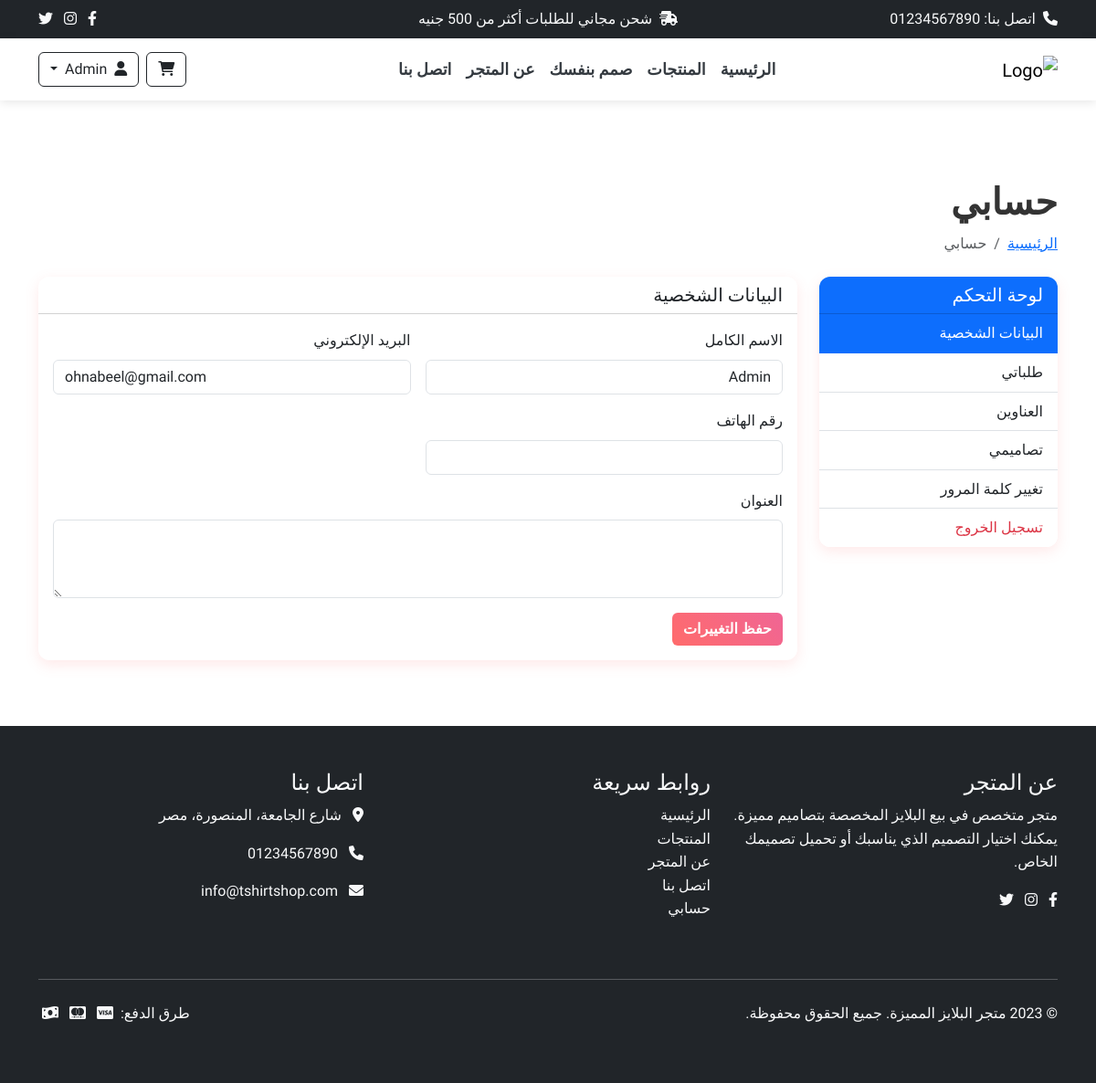
Page /account (signed in) on the committed database.
### app.py (models this page shows)
class User(db.Model):
    id = db.Column(db.Integer, primary_key=True)
    name = db.Column(db.String(100), nullable=False)
    email = db.Column(db.String(100), unique=True, nullable=False)
    password = db.Column(db.String(200), nullable=False)
    phone = db.Column(db.String(20), nullable=True)
    address = db.Column(db.Text, nullable=True)
    is_admin = db.Column(db.Boolean, default=False)
    created_at = db.Column(db.DateTime, default=datetime.utcnow)

### app.py (the view)
@app.route('/account')
def account():
    if 'user_id' not in session:
        flash('يرجى تسجيل الدخول أولاً', 'error')
        return redirect(url_for('login'))
    user = User.query.get(session['user_id'])
    orders = Order.query.filter_by(user_id=user.id).order_by(Order.created_at.desc()).all()
    return render_template('account.html', user=user, orders=orders)

### templates/account.html (shortened to what this page needs)
{% extends 'base.html' %}
{% block content %}
<section class="account-page py-5">
    <div class="container">
        <div class="section-heading mb-4">
            <h1 class="fw-bold">حسابي</h1>
            <nav aria-label="breadcrumb">
                <ol class="breadcrumb">
                    <li class="breadcrumb-item"><a href="{{ url_for('index') }}">الرئيسية</a></li>
                    <li class="breadcrumb-item active" aria-current="page">حسابي</li>
                </ol>
            </nav>
        </div>
        <div class="row">
            <div class="col-lg-3 mb-4">
                <div class="card">
                    <div class="card-header bg-primary text-white">
                        <h5 class="mb-0">لوحة التحكم</h5>
                    </div>
                    <div class="list-group list-group-flush">
                        <a href="#profile" class="list-group-item list-group-item-action active" data-bs-toggle="list">البيانات الشخصية</a>
                        <a href="#orders" class="list-group-item list-group-item-action" data-bs-toggle="list">طلباتي</a>
                        <a href="#addresses" class="list-group-item list-group-item-action" data-bs-toggle="list">العناوين</a>
                        <a href="#designs" class="list-group-item list-group-item-action" data-bs-toggle="list">تصاميمي</a>
                        <a href="#change-password" class="list-group-item list-group-item-action" data-bs-toggle="list">تغيير كلمة المرور</a>
                        <a href="{{ url_for('logout') }}" class="list-group-item list-group-item-action text-danger">تسجيل الخروج</a>
                    </div>
                </div>
            </div>
            <div class="col-lg-9">
                <div class="tab-content">
                    <div class="tab-pane fade show active" id="profile">
                        <div class="card">
                            <div class="card-header bg-white">
                                <h5 class="mb-0">البيانات الشخصية</h5>
                            </div>
                            <div class="card-body">
                                <form>
                                    <div class="row g-3">
                                        <div class="col-md-6">
                                            <label for="name" class="form-label">الاسم الكامل</label>
                                            <input type="text" class="form-control" id="name" value="{{ user.name }}">
                                        </div>
                                        <div class="col-md-6">
                                            <label for="email" class="form-label">البريد الإلكتروني</label>
                                            <input type="email" class="form-control" id="email" value="{{ user.email }}" readonly>
                                        </div>
                                        <div class="col-md-6">
                                            <label for="phone" class="form-label">رقم الهاتف</label>
                                            <input type="tel" class="form-control" id="phone" value="{{ user.phone or '' }}">
                                        </div>
                                        <div class="col-12">
                                            <label for="address" class="form-label">العنوان</label>
                                            <textarea class="form-control" id="address" rows="3">{{ user.address or '' }}</textarea>
                                        </div>
                                        <div class="col-12">
                                            <button type="submit" class="btn btn-primary">حفظ التغييرات</button>
                                        </div>
                                    </div>
                                </form>
                            </div>
                        </div>
                    </div>
                </div>
            </div>
        </div>
    </div>
</section>
{% endblock %}

### templates/base.html (shortened to what this page needs)
<!DOCTYPE html>
<html lang="ar" dir="rtl">
<head>
    <link rel="stylesheet" href="https://cdn.jsdelivr.net/npm/bootstrap@5.3.0/dist/css/bootstrap.rtl.min.css">
    <link rel="stylesheet" href="https://cdnjs.cloudflare.com/ajax/libs/font-awesome/6.0.0/css/all.min.css">
    <link rel="stylesheet" href="{{ url_for('static', filename='css/style.css') }}">
</head>
<body>
    <header>
        <div class="top-bar bg-dark text-light py-2">
            <div class="container">
                <div class="row align-items-center">
                    <div class="col-md-4">
                        <span><i class="fas fa-phone me-1"></i> اتصل بنا: 01234567890</span>
                    </div>
                    <div class="col-md-4 text-center">
                        <span><i class="fas fa-shipping-fast me-1"></i> شحن مجاني للطلبات أكثر من 500 جنيه</span>
                    </div>
                    <div class="col-md-4 text-md-end">
                        <div class="social-icons">
                            <a href="#" class="text-light me-2"><i class="fab fa-facebook-f"></i></a>
                            <a href="#" class="text-light me-2"><i class="fab fa-instagram"></i></a>
                            <a href="#" class="text-light"><i class="fab fa-twitter"></i></a>
                        </div>
                    </div>
                </div>
            </div>
        </div>
        <nav class="navbar navbar-expand-lg navbar-light bg-white">
            <div class="container">
                <a class="navbar-brand" href="{{ url_for('index') }}">
                    <img src="{{ url_for('static', filename='images/logo.svg') }}" alt="Logo" height="50">
                </a>
                <div class="collapse navbar-collapse" id="navbarNav">
                    <ul class="navbar-nav mx-auto">
                        <li class="nav-item">
                            <a class="nav-link" href="{{ url_for('index') }}">الرئيسية</a>
                        </li>
                        <li class="nav-item">
                            <a class="nav-link" href="{{ url_for('products') }}">المنتجات</a>
                        </li>
                        <li class="nav-item">
                            <a class="nav-link" href="{{ url_for('design_yourself') }}">صمم بنفسك</a>
                        </li>
                        <li class="nav-item">
                            <a class="nav-link" href="{{ url_for('about') }}">عن المتجر</a>
                        </li>
                        <li class="nav-item">
                            <a class="nav-link" href="{{ url_for('contact') }}">اتصل بنا</a>
                        </li>
                    </ul>
                    <div class="d-flex align-items-center">
                        <a href="{{ url_for('cart') }}" class="btn btn-outline-dark me-2">
                            <i class="fas fa-shopping-cart"></i>
                        </a>
                        {% if 'user_id' in session %}
                            <div class="dropdown">
                                <button class="btn btn-outline-dark dropdown-toggle" type="button" id="userDropdown" data-bs-toggle="dropdown">
                                    <i class="fas fa-user me-1"></i> {{ session.get('user_name', 'حسابي') }}
                                </button>
                            </div>
                        {% else %}
                            <a href="{{ url_for('login') }}" class="btn btn-dark">دخول / تسجيل</a>
                        {% endif %}
                    </div>
                </div>
            </div>
        </nav>
    </header>
    <main class="py-4">
        {% block content %}{% endblock %}
    </main>
    <footer class="bg-dark text-light py-5">
        <div class="container">
            <div class="row">
                <div class="col-lg-4 mb-4">
                    <h4>عن المتجر</h4>
                    <p>متجر متخصص في بيع البلايز المخصصة بتصاميم مميزة. يمكنك اختيار التصميم الذي يناسبك أو تحميل تصميمك الخاص.</p>
                    <div class="social-icons mt-3">
                        <a href="#" class="text-light me-2"><i class="fab fa-facebook-f"></i></a>
                        <a href="#" class="text-light me-2"><i class="fab fa-instagram"></i></a>
                        <a href="#" class="text-light"><i class="fab fa-twitter"></i></a>
                    </div>
                </div>
                <div class="col-lg-4 mb-4">
                    <h4>روابط سريعة</h4>
                    <ul class="list-unstyled">
                        <li><a href="{{ url_for('index') }}" class="text-light">الرئيسية</a></li>
                        <li><a href="{{ url_for('products') }}" class="text-light">المنتجات</a></li>
                        <li><a href="{{ url_for('about') }}" class="text-light">عن المتجر</a></li>
                        <li><a href="{{ url_for('contact') }}" class="text-light">اتصل بنا</a></li>
                        {% if 'user_id' in session %}
                            <li><a href="{{ url_for('account') }}" class="text-light">حسابي</a></li>
                        {% else %}
                            <li><a href="{{ url_for('login') }}" class="text-light">تسجيل الدخول</a></li>
                        {% endif %}
                    </ul>
                </div>
                <div class="col-lg-4">
                    <h4>اتصل بنا</h4>
                    <address>
                        <p><i class="fas fa-map-marker-alt me-2"></i> شارع الجامعة، المنصورة، مصر</p>
                        <p><i class="fas fa-phone me-2"></i> 01234567890</p>
                        <p><i class="fas fa-envelope me-2"></i> info@tshirtshop.com</p>
                    </address>
                </div>
            </div>
            <hr class="my-4 bg-light">
            <div class="row">
                <div class="col-md-6">
                    <p>&copy; 2023 متجر البلايز المميزة. جميع الحقوق محفوظة.</p>
                </div>
                <div class="col-md-6 text-md-end">
                    <p>طرق الدفع:
                        <i class="fab fa-cc-visa mx-1"></i>
                        <i class="fab fa-cc-mastercard mx-1"></i>
                        <i class="fas fa-money-bill-wave mx-1"></i>
                    </p>
                </div>
            </div>
        </div>
    </footer>
</body>
</html>

### static/css/style.css (style rules this page uses)
:root { --primary-color: #ff6b6b; --primary-dark: #f06595; --secondary-color: #6c757d; --white: #ffffff; --light-gray: #f8f9fa; --dark-gray: #343a40; --success-color: #198754; --danger-color: #dc3545; --warning-color: #ffc107; --info-color: #0dcaf0; }
body { font-family: 'Cairo', 'Tajawal', sans-serif; line-height: 1.6; color: #333; background-color: #fff; }
.navbar { box-shadow: 0 2px 10px rgba(0, 0, 0, 0.1); background-color: var(--white); }
.navbar-brand img { transition: transform 0.3s; }
.navbar .nav-link { font-weight: 600; padding: 0.75rem 1.25rem; transition: color 0.3s; font-size: 1.1rem; color: var(--dark-gray); }
.card { border: none; box-shadow: 0 5px 15px rgba(255, 107, 107, 0.15); transition: transform 0.3s, box-shadow 0.3s; border-radius: 12px; overflow: hidden; }
footer { background-color: var(--dark-gray); color: var(--white); padding: 4rem 0 2rem; }
footer a { color: var(--white); text-decoration: none; transition: color 0.3s; }
.btn-primary { background: linear-gradient(45deg, var(--primary-color), var(--primary-dark)); border: none; font-weight: 700; transition: background 0.3s ease; }

### rows in the picture
User: get "Admin", name "Admin", email "ohnabeel@gmail.com"
